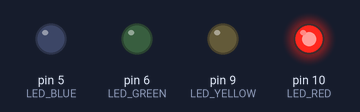
A sketch run on a simulated Arduino Uno, built with avr-gcc and run on an emulated ATmega328P. Parts: output pins drawn as LEDs (lit = HIGH).

Above: at 0.5 s.
At 3.5 s:
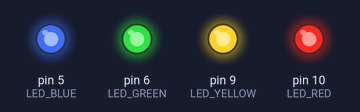
At 4.5 s:
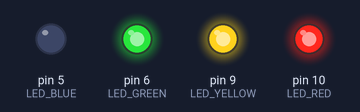
At 7.5 s:
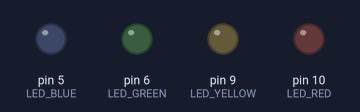
At 9.5 s:
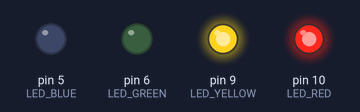
Timing chart, 0 to 10.4 s (numbered marks = the images above):
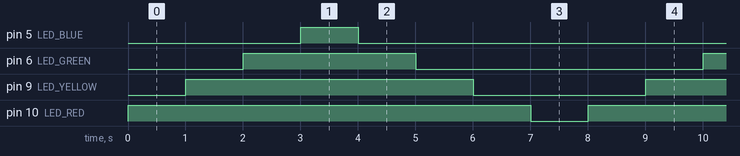

Measured:
- by itself, pin 5 (LED_BLUE): alternates HIGH for 1.0 s and LOW for 7.0 s
- by itself, pin 6 (LED_GREEN): alternates HIGH for 3.0 s and LOW for 5.0 s
- by itself, pin 9 (LED_YELLOW): alternates HIGH for 5.0 s and LOW for 3.0 s
- by itself, pin 10 (LED_RED): alternates HIGH for 7.0 s and LOW for 1.0 s

The sketch:

Arduino-Play_With_LED-Light.ino
```cpp
/* Created on 7 May 2021 by lyfe
 *  Play LED light with Arduino
 *  This code includes 3 projects
 *  1. Turn LED on and off sequentially
 *  2. Aircraft lighting system simulation
 *  3. Race light system
 *  Uncomment one of the code below (default : Turn LED on and off sequentially)
 */


//1. Turn LED on and off sequentially
//define LED pin

#define LED_RED 10
#define LED_YELLOW 9
#define LED_GREEN 6
#define LED_BLUE 5

void setup()
{
  //set pin mode to output
  pinMode(LED_RED, OUTPUT);
  pinMode(LED_YELLOW, OUTPUT);
  pinMode(LED_GREEN, OUTPUT);
  pinMode(LED_BLUE, OUTPUT);
}

//Turn LED on and off sequentially
void loop()
{
    digitalWrite(LED_RED, HIGH);
    delay(1000);
    digitalWrite(LED_YELLOW, HIGH);
    delay(1000);
    digitalWrite(LED_GREEN, HIGH);
    delay(1000);
    digitalWrite(LED_BLUE, HIGH);
    delay(1000);
    digitalWrite(LED_BLUE, LOW);
    delay(1000);
    digitalWrite(LED_GREEN, LOW);
    delay(1000);
    digitalWrite(LED_YELLOW, LOW);
    delay(1000);
    digitalWrite(LED_RED, LOW);
    delay(1000);
}


//2. Aircraft lighting system simulation
/*
//define LED pin
#define RED_LED 11
#define GREEN_LED 5
#define WHITE_LED 9
#define BEACON_LED 10

void setup()
{
  pinMode(RED_LED, OUTPUT);
  pinMode(WHITE_LED, OUTPUT);
  pinMode(GREEN_LED, OUTPUT);
  pinMode(BEACON_LED, OUTPUT);
  digitalWrite(RED_LED, HIGH);
  digitalWrite(GREEN_LED, HIGH);
}

void loop()
{
  //Choose Airbus/Boeing beacon light (default : Airbus)
  Airbus_beacon();
  //Boeing_beacon();
  //Choose Airbus or Boeing Strobe (default : Airbus)
  Airbus_strobe();
  //Boeing_strobe();
}

void Airbus_beacon()
{
  digitalWrite(BEACON_LED, HIGH);
  delay(100);
  digitalWrite(BEACON_LED, LOW);
  delay(500);
}

void Boeing_beacon()
{
  digitalWrite(BEACON_LED, HIGH);
  delay(50);
  digitalWrite(BEACON_LED, LOW);
  delay(800);
}

void Airbus_strobe()
{
  digitalWrite(WHITE_LED, HIGH);
  delay(50);
  digitalWrite(WHITE_LED, LOW);
  delay(100);
  digitalWrite(WHITE_LED, HIGH);
  delay(50);
  digitalWrite(WHITE_LED, LOW);
  delay(300);
}

void Boeing_strobe()
{
  digitalWrite(WHITE_LED,HIGH);
  delay(250);
  digitalWrite(WHITE_LED,LOW);
  delay(200);
}
*/


// 3. Race light system
/*
//define LED pins
#define RED1 2
#define RED2 3
#define RED3 4
#define RED4 5
#define RED5 6
#define GREEN1 7
#define GREEN2 8
#define GREEN3 9
#define GREEN4 10
#define GREEN5 11
#define YELLOW 12

void setup()
{
  pinMode(RED1, OUTPUT);
  pinMode(RED2, OUTPUT);
  pinMode(RED3, OUTPUT);
  pinMode(RED4, OUTPUT);
  pinMode(RED5, OUTPUT);
  pinMode(GREEN1, OUTPUT);
  pinMode(GREEN2, OUTPUT);
  pinMode(GREEN3, OUTPUT);
  pinMode(GREEN4, OUTPUT);
  pinMode(GREEN5, OUTPUT);
  pinMode(YELLOW, OUTPUT);
  yellow_flash();
  session_end();
  formation_lap();
  race_start();
}

void loop()
{
  //move the function here if you want to repeat it
}

void race_start()
{
  digitalWrite(RED1, HIGH);
  delay(1000);
  digitalWrite(RED2, HIGH);
  delay(1000);
  digitalWrite(RED3, HIGH);
  delay(1000);
  digitalWrite(RED4, HIGH);
  delay(1000);
  digitalWrite(RED5, HIGH);
  delay(2000);
  digitalWrite(RED1, LOW);
  digitalWrite(RED2, LOW);
  digitalWrite(RED3, LOW);
  digitalWrite(RED4, LOW);
  digitalWrite(RED5, LOW);
}

void session_end()
{
  digitalWrite(RED1, HIGH);
  digitalWrite(RED2, HIGH);
  digitalWrite(RED3, HIGH);
  digitalWrite(RED4, HIGH);
  digitalWrite(RED5, HIGH);
  delay(60000);
  digitalWrite(RED1, LOW);
  digitalWrite(RED2, LOW);
  digitalWrite(RED3, LOW);
  digitalWrite(RED4, LOW);
  digitalWrite(RED5, LOW);
  delay(2000);
}

void formation_lap()
{
  digitalWrite(GREEN1, HIGH);
  digitalWrite(GREEN2, HIGH);
  digitalWrite(GREEN3, HIGH);
  digitalWrite(GREEN4, HIGH);
  digitalWrite(GREEN5, HIGH);
  delay(60000);
  digitalWrite(GREEN1, LOW);
  digitalWrite(GREEN2, LOW);
  digitalWrite(GREEN3, LOW);
  digitalWrite(GREEN4, LOW);
  digitalWrite(GREEN5, LOW);
  delay(2000);
}

void yellow_flash()
{
  for(int i=0;i<10;i++)
  {
    digitalWrite(YELLOW, HIGH);
    delay(1000);
    digitalWrite(YELLOW, LOW);
    delay(1000);
  }
}
*/


//BONUS. This is code for LED fading, use scheme like Race light system but only use some LED light with pin that supports PWM
/*
#define RED1 2
#define RED2 3
#define RED3 4
#define RED4 5
#define RED5 6
#define GREEN1 7
#define GREEN2 8
#define GREEN3 9
#define GREEN4 10
#define GREEN5 11
#define YELLOW 12

void setup()
{
  pinMode(RED1, OUTPUT);
  pinMode(RED2, OUTPUT);
  pinMode(RED3, OUTPUT);
  pinMode(RED4, OUTPUT);
  pinMode(RED5, OUTPUT);
  pinMode(GREEN1, OUTPUT);
  pinMode(GREEN2, OUTPUT);
  pinMode(GREEN3, OUTPUT);
  pinMode(GREEN4, OUTPUT);
  pinMode(GREEN5, OUTPUT);
  pinMode(YELLOW, OUTPUT);
}

void loop()
{
  fadein();
  delay(100);
  fadeout();
  delay(100);
}

void fadein()
{
  for(int j=0;j<256;j++)
  {
    analogWrite(RED2, j);
    analogWrite(GREEN3, j);
    delay(10);
  }
}

void fadeout()
{
  for(int j=255;j>=0;j--)
  {
    analogWrite(RED2, j);
    analogWrite(GREEN3, j);
    delay(10);
  }
}
*/
```
